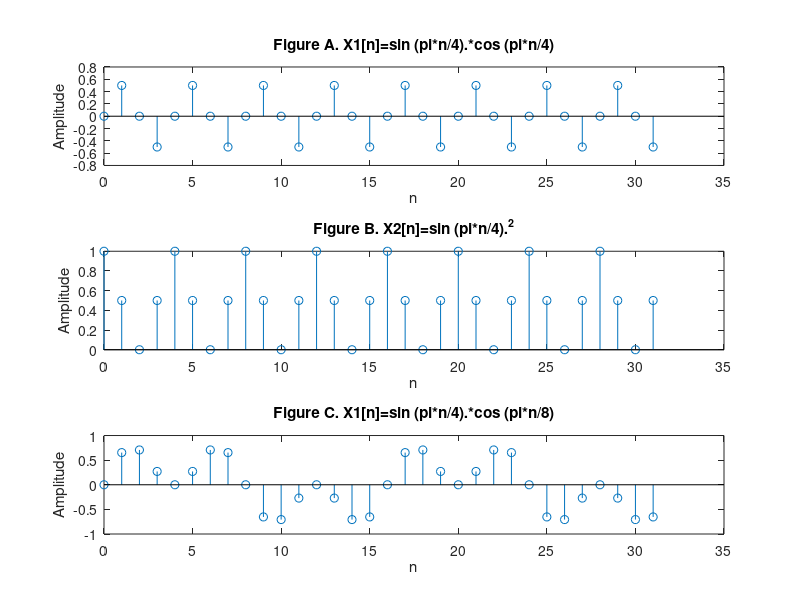

MATLAB code for this plot:
n = 0:31 ;

X_1 = sin (pi * n / 4).*cos (pi * n / 4) ;
X_2 = cos (pi * n / 4).^2 ;
X_3 = sin (pi * n / 4).*cos (pi * n / 8) ;


% plot them in 3*1

% For X_1
subplot(3,1,1);
stem(n,X_1);
title('Figure A. X1[n]=sin (pi*n/4).*cos (pi*n/4)');
xlabel('n');
ylabel('Amplitude');

% For X_2
subplot(3,1,2);
stem(n,X_2);
title('Figure B. X2[n]=sin (pi*n/4).^2');
xlabel('n');
ylabel('Amplitude');

% For X_3
subplot(3,1,3);
stem(n,X_3);
title('Figure C. X1[n]=sin (pi*n/4).*cos (pi*n/8)');
xlabel('n');
ylabel('Amplitude');